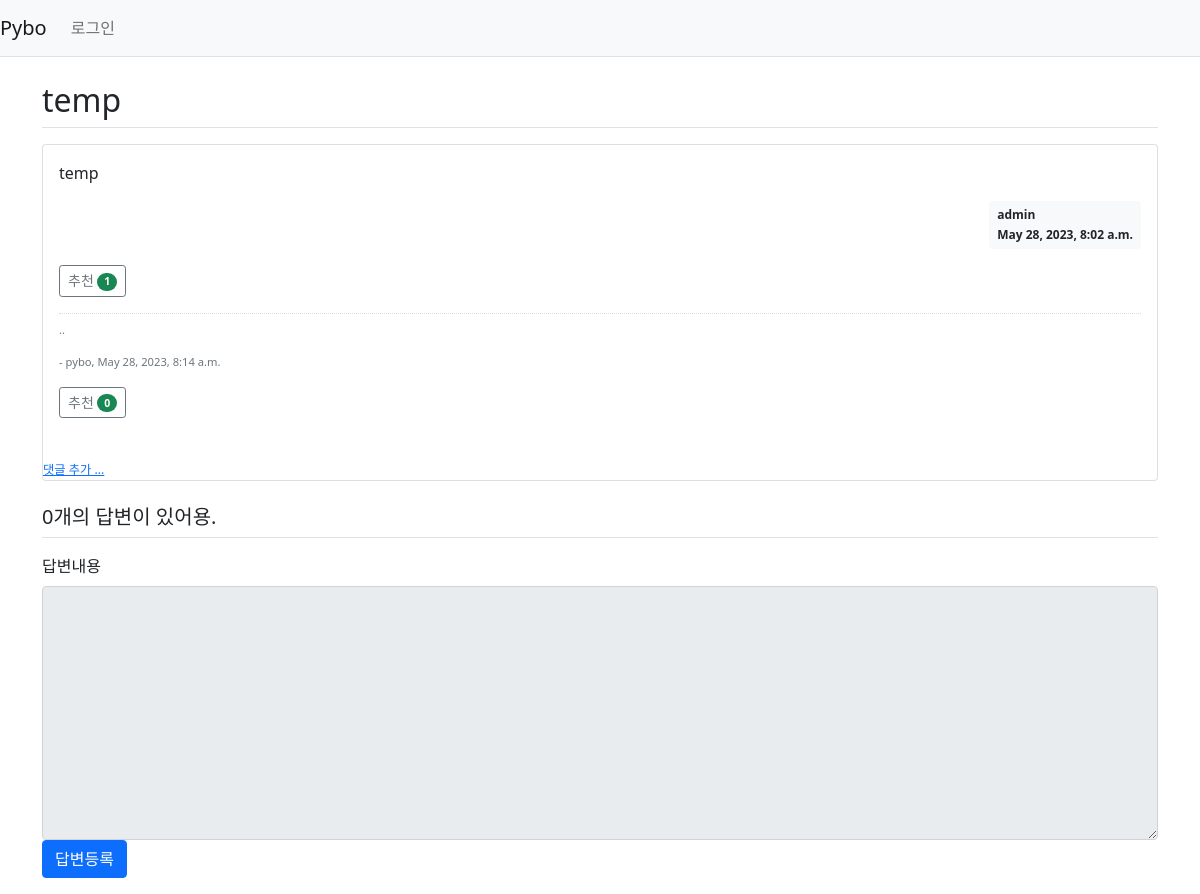
The app's page /pybo/440/ with its own data.
### pybo/models.py (models this page shows, shortened)
class Question(models.Model):
    author = models.ForeignKey(User, on_delete = models.CASCADE, related_name='author_question')
    subject = models.CharField(max_length = 200)
    content = models.TextField()
    create_date = models.DateTimeField()
    modify_date = models.DateTimeField(null=True, blank=True)
    modify_count = models.IntegerField(default=0)
    voter = models.ManyToManyField(User, related_name = 'voter_question') # 추천인 추가

class Comment(models.Model):
    author = models.ForeignKey(User, on_delete = models.CASCADE, related_name="auth_comment")
    content = models.TextField()
    create_date = models.DateTimeField()
    modify_date = models.DateTimeField(null = True, blank = True)
    question = models.ForeignKey(Question, null = True, blank = True, on_delete = models.CASCADE)
    answer = models.ForeignKey(Answer, null = True, blank = True, on_delete = models.CASCADE)
    voter = models.ManyToManyField(User, related_name='voter_comment')
    modify_count = models.IntegerField(default=0)

### pybo/views/base_views.py (the view)
# urls.py: path('<int:question_id>/', base_views.detail, name='detail'),
def detail(request, question_id):
    question = get_object_or_404(Question, pk=question_id)
    context = {'question': question}
    return render(request, 'pybo/question_detail.html', context)

### pybo/templatetags/pybo_filter.py (called while the page is built)
@register.filter
def mark(value):
    extensions = ['nl2br', 'fenced_code']
    return mark_safe(markdown.markdown(value, extensions=extensions))

### templates/pybo/question_detail.html (shortened to what this page needs)
{% extends 'base.html' %}
{% load pybo_filter %}
{% block content %}
<div class="container my-3">
    <h2 class="border-bottom py-2">{{ question.subject }}</h2>
    <div class="card my-3">
        <div class="card-body">
            <div class="card-text">{{ question.content|mark }}</div>
            <div class="d-flex justify-content-end">
                <div class="badge bg-light text-dark p-2 text-start">
                    <div class="mb-2">{{ question.author.username }}</div>
                    <div>{{ question.create_date }}</div>
                </div>
            </div>
            <div class="my-3">
                <a href="javascript:void(0)" data-uri="{% url 'pybo:vote_question' question.id %}"
                    class="recommend btn btn-sm btn-outline-secondary">
                    추천
                    <span class="badge rounded-pill bg-success">{{ question.voter.count }}</span></a>
            </div>
            {% if question.comment_set.count > 0 %}
            <div class="mt-3">
                {% for comment in question.comment_set.all %}
                <div class="comment py-2 text-muted">
                    <span>{{ comment.content|mark }}</span>
                    <span>
                        - {{ comment.author }}, {{ comment.create_date }}
                    </span>
                    <div class="my-3">
                        <a href="javascript:void(0)" data-uri="{% url 'pybo:vote_comment_question' comment.id %}"
                            class="recommend btn btn-sm btn-outline-secondary">
                            추천
                            <span class="badge rounded-pill bg-success">{{ comment.voter.count }}</span></a>
                    </div>
                </div>
                {% endfor %}
            </div>
            {% endif %}
        </div>
        <a href="{% url 'pybo:comment_create_question' question.id %}" class="small"><small>댓글 추가 ...</small></a>
    </div>
    <h5 class="border-bottom my-3 py-2">{{ question.answer_set.count }}개의 답변이 있어용.</h5>
    <form action="{% url 'pybo:answer_create' question.id %}" method="post" class="my-3">
        <div class="form-group">
            <label for="content" class="form-label">답변내용</label>
            <textarea {% if not user.is_authenticated %}disabled{% endif %} name="content" id="content"
                class="form-control" rows="10"></textarea>
        </div>
        <input type="submit" value="답변등록" class="btn btn-primary">
    </form>
</div>
{% endblock %}

### static/style.css (style rules this page uses)
.comment { border-top : dotted 1px #ddd; font-size : 0.7em; }

### records on screen
Question: subject "temp", content|mark "temp", author.username "admin", create_date "May 28, 2023, 8:02 a.m.", voter.count "1", answer_set.count "0"
Comment: content|mark "..", author "pybo", create_date "May 28, 2023, 8:14 a.m.", voter.count "0"
